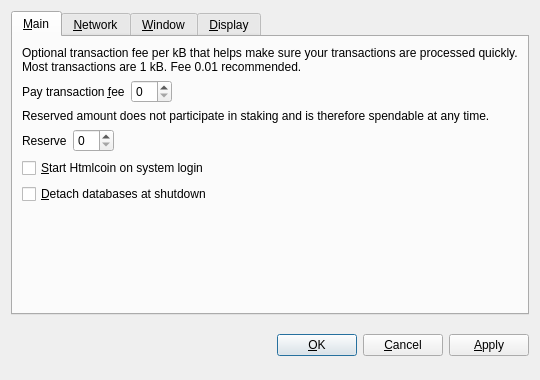
<?xml version="1.0" encoding="UTF-8"?>
<ui version="4.0">
 <class>OptionsDialog</class>
 <widget class="QDialog" name="OptionsDialog">
  <property name="geometry">
   <rect>
    <x>0</x>
    <y>0</y>
    <width>540</width>
    <height>380</height>
   </rect>
  </property>
  <property name="windowTitle">
   <string>Options</string>
  </property>
  <property name="modal">
   <bool>true</bool>
  </property>
  <layout class="QVBoxLayout" name="verticalLayout">
   <item>
    <widget class="QTabWidget" name="tabWidget">
     <property name="tabPosition">
      <enum>QTabWidget::North</enum>
     </property>
     <property name="currentIndex">
      <number>0</number>
     </property>
     <widget class="QWidget" name="tabMain">
      <attribute name="title">
       <string>&amp;Main</string>
      </attribute>
      <layout class="QVBoxLayout" name="verticalLayout_Main">
       <item>
        <widget class="QLabel" name="transactionFeeInfoLabel">
         <property name="text">
          <string>Optional transaction fee per kB that helps make sure your transactions are processed quickly. Most transactions are 1 kB. Fee 0.01 recommended.</string>
         </property>
         <property name="textFormat">
          <enum>Qt::PlainText</enum>
         </property>
         <property name="wordWrap">
          <bool>true</bool>
         </property>
        </widget>
       </item>
       <item>
        <layout class="QHBoxLayout" name="horizontalLayoutFee">
         <item>
          <widget class="QLabel" name="transactionFeeLabel">
           <property name="text">
            <string>Pay transaction &amp;fee</string>
           </property>
           <property name="textFormat">
            <enum>Qt::PlainText</enum>
           </property>
           <property name="buddy">
            <cstring>transactionFee</cstring>
           </property>
          </widget>
         </item>
         <item>
          <widget class="BitcoinAmountField" name="transactionFee"/>
         </item>
         <item>
          <spacer name="horizontalSpacerFee">
           <property name="orientation">
            <enum>Qt::Horizontal</enum>
           </property>
           <property name="sizeHint" stdset="0">
            <size>
             <width>40</width>
             <height>20</height>
            </size>
           </property>
          </spacer>
         </item>
        </layout>
       </item>
       <item>
        <widget class="QLabel" name="reserveBalanceInfoLabel">
         <property name="text">
          <string>Reserved amount does not participate in staking and is therefore spendable at any time.</string>
         </property>
         <property name="textFormat">
          <enum>Qt::PlainText</enum>
         </property>
         <property name="wordWrap">
          <bool>true</bool>
         </property>
        </widget>
       </item>
       <item>
        <layout class="QHBoxLayout" name="horizontalLayoutReserveBalance">
         <item>
          <widget class="QLabel" name="reserveBalanceLabel">
           <property name="text">
            <string>Reserve</string>
           </property>
           <property name="textFormat">
            <enum>Qt::PlainText</enum>
           </property>
           <property name="buddy">
            <cstring>reserveBalance</cstring>
           </property>
          </widget>
         </item>
         <item>
          <widget class="BitcoinAmountField" name="reserveBalance"/>
         </item>
         <item>
          <spacer name="horizontalSpacerReserveBalance">
           <property name="orientation">
            <enum>Qt::Horizontal</enum>
           </property>
           <property name="sizeHint" stdset="0">
            <size>
             <width>40</width>
             <height>20</height>
            </size>
           </property>
          </spacer>
         </item>
        </layout>
       </item>
       <item>
        <widget class="QCheckBox" name="bitcoinAtStartup">
         <property name="toolTip">
          <string>Automatically start Htmlcoin after logging in to the system.</string>
         </property>
         <property name="text">
          <string>&amp;Start Htmlcoin on system login</string>
         </property>
        </widget>
       </item>
       <item>
        <widget class="QCheckBox" name="detachDatabases">
         <property name="toolTip">
          <string>Detach block and address databases at shutdown. This means they can be moved to another data directory, but it slows down shutdown. The wallet is always detached.</string>
         </property>
         <property name="text">
          <string>&amp;Detach databases at shutdown</string>
         </property>
        </widget>
       </item>
       <item>
        <spacer name="verticalSpacer_Main">
         <property name="orientation">
          <enum>Qt::Vertical</enum>
         </property>
         <property name="sizeHint" stdset="0">
          <size>
           <width>20</width>
           <height>40</height>
          </size>
         </property>
        </spacer>
       </item>
      </layout>
     </widget>
     <widget class="QWidget" name="tabNetwork">
      <attribute name="title">
       <string>&amp;Network</string>
      </attribute>
      <layout class="QVBoxLayout" name="verticalLayout_Network">
       <item>
        <widget class="QCheckBox" name="mapPortUpnp">
         <property name="toolTip">
          <string>Automatically open the Htmlcoin client port on the router. This only works when your router supports UPnP and it is enabled.</string>
         </property>
         <property name="text">
          <string>Map port using &amp;UPnP</string>
         </property>
        </widget>
       </item>
       <item>
        <widget class="QCheckBox" name="connectSocks">
         <property name="toolTip">
          <string>Connect to the Htmlcoin network through a SOCKS proxy (e.g. when connecting through Tor).</string>
         </property>
         <property name="text">
          <string>&amp;Connect through SOCKS proxy:</string>
         </property>
        </widget>
       </item>
       <item>
        <layout class="QHBoxLayout" name="horizontalLayout_Network">
         <item>
          <widget class="QLabel" name="proxyIpLabel">
           <property name="text">
            <string>Proxy &amp;IP:</string>
           </property>
           <property name="textFormat">
            <enum>Qt::PlainText</enum>
           </property>
           <property name="buddy">
            <cstring>proxyIp</cstring>
           </property>
          </widget>
         </item>
         <item>
          <widget class="QValidatedLineEdit" name="proxyIp">
           <property name="maximumSize">
            <size>
             <width>140</width>
             <height>16777215</height>
            </size>
           </property>
           <property name="toolTip">
            <string>IP address of the proxy (e.g. 127.0.0.1)</string>
           </property>
          </widget>
         </item>
         <item>
          <widget class="QLabel" name="proxyPortLabel">
           <property name="text">
            <string>&amp;Port:</string>
           </property>
           <property name="textFormat">
            <enum>Qt::PlainText</enum>
           </property>
           <property name="buddy">
            <cstring>proxyPort</cstring>
           </property>
          </widget>
         </item>
         <item>
          <widget class="QLineEdit" name="proxyPort">
           <property name="maximumSize">
            <size>
             <width>55</width>
             <height>16777215</height>
            </size>
           </property>
           <property name="toolTip">
            <string>Port of the proxy (e.g. 9050)</string>
           </property>
          </widget>
         </item>
         <item>
          <widget class="QLabel" name="socksVersionLabel">
           <property name="text">
            <string>SOCKS &amp;Version:</string>
           </property>
           <property name="textFormat">
            <enum>Qt::PlainText</enum>
           </property>
           <property name="buddy">
            <cstring>socksVersion</cstring>
           </property>
          </widget>
         </item>
         <item>
          <widget class="QValueComboBox" name="socksVersion">
           <property name="toolTip">
            <string>SOCKS version of the proxy (e.g. 5)</string>
           </property>
          </widget>
         </item>
         <item>
          <spacer name="horizontalSpacer_Network">
           <property name="orientation">
            <enum>Qt::Horizontal</enum>
           </property>
           <property name="sizeHint" stdset="0">
            <size>
             <width>40</width>
             <height>20</height>
            </size>
           </property>
          </spacer>
         </item>
        </layout>
       </item>
       <item>
        <spacer name="verticalSpacer_Network">
         <property name="orientation">
          <enum>Qt::Vertical</enum>
         </property>
         <property name="sizeHint" stdset="0">
          <size>
           <width>20</width>
           <height>40</height>
          </size>
         </property>
        </spacer>
       </item>
      </layout>
     </widget>
     <widget class="QWidget" name="tabWindow">
      <attribute name="title">
       <string>&amp;Window</string>
      </attribute>
      <layout class="QVBoxLayout" name="verticalLayout_Window">
       <item>
        <widget class="QCheckBox" name="minimizeToTray">
         <property name="toolTip">
          <string>Show only a tray icon after minimizing the window.</string>
         </property>
         <property name="text">
          <string>&amp;Minimize to the tray instead of the taskbar</string>
         </property>
        </widget>
       </item>
       <item>
        <widget class="QCheckBox" name="minimizeOnClose">
         <property name="toolTip">
          <string>Minimize instead of exit the application when the window is closed. When this option is enabled, the application will be closed only after selecting Quit in the menu.</string>
         </property>
         <property name="text">
          <string>M&amp;inimize on close</string>
         </property>
        </widget>
       </item>
       <item>
        <spacer name="verticalSpacer_Window">
         <property name="orientation">
          <enum>Qt::Vertical</enum>
         </property>
         <property name="sizeHint" stdset="0">
          <size>
           <width>20</width>
           <height>40</height>
          </size>
         </property>
        </spacer>
       </item>
      </layout>
     </widget>
     <widget class="QWidget" name="tabDisplay">
      <attribute name="title">
       <string>&amp;Display</string>
      </attribute>
      <layout class="QVBoxLayout" name="verticalLayout_Display">
       <item>
        <layout class="QHBoxLayout" name="horizontalLayout_1_Display">
         <item>
          <widget class="QLabel" name="langLabel">
           <property name="text">
            <string>User Interface &amp;language:</string>
           </property>
           <property name="textFormat">
            <enum>Qt::PlainText</enum>
           </property>
           <property name="buddy">
            <cstring>lang</cstring>
           </property>
          </widget>
         </item>
         <item>
          <widget class="QValueComboBox" name="lang">
           <property name="toolTip">
            <string>The user interface language can be set here. This setting will take effect after restarting Htmlcoin.</string>
           </property>
          </widget>
         </item>
        </layout>
       </item>
       <item>
        <layout class="QHBoxLayout" name="horizontalLayout_2_Display">
         <item>
          <widget class="QLabel" name="unitLabel">
           <property name="text">
            <string>&amp;Unit to show amounts in:</string>
           </property>
           <property name="textFormat">
            <enum>Qt::PlainText</enum>
           </property>
           <property name="buddy">
            <cstring>unit</cstring>
           </property>
          </widget>
         </item>
         <item>
          <widget class="QValueComboBox" name="unit">
           <property name="toolTip">
            <string>Choose the default subdivision unit to show in the interface and when sending coins.</string>
           </property>
          </widget>
         </item>
        </layout>
       </item>
       <item>
        <widget class="QCheckBox" name="displayAddresses">
         <property name="toolTip">
          <string>Whether to show Htmlcoin addresses in the transaction list or not.</string>
         </property>
         <property name="text">
          <string>&amp;Display addresses in transaction list</string>
         </property>
        </widget>
       </item>
       <item>
        <widget class="QCheckBox" name="coinControlFeatures">
         <property name="toolTip">
          <string>Whether to show coin control features or not.</string>
         </property>
         <property name="text">
          <string>Display coin &amp;control features (experts only!)</string>
         </property>
        </widget>
       </item>
       <item>
        <spacer name="verticalSpacer_Display">
         <property name="orientation">
          <enum>Qt::Vertical</enum>
         </property>
         <property name="sizeHint" stdset="0">
          <size>
           <width>20</width>
           <height>40</height>
          </size>
         </property>
        </spacer>
       </item>
      </layout>
     </widget>
    </widget>
   </item>
   <item>
    <layout class="QHBoxLayout" name="horizontalLayout_Buttons">
     <item>
      <spacer name="horizontalSpacer_1">
       <property name="orientation">
        <enum>Qt::Horizontal</enum>
       </property>
       <property name="sizeHint" stdset="0">
        <size>
         <width>40</width>
         <height>48</height>
        </size>
       </property>
      </spacer>
     </item>
     <item>
      <widget class="QLabel" name="statusLabel">
       <property name="font">
        <font>
         <weight>75</weight>
         <bold>true</bold>
        </font>
       </property>
       <property name="text">
        <string/>
       </property>
       <property name="textFormat">
        <enum>Qt::PlainText</enum>
       </property>
       <property name="wordWrap">
        <bool>true</bool>
       </property>
      </widget>
     </item>
     <item>
      <spacer name="horizontalSpacer_2">
       <property name="orientation">
        <enum>Qt::Horizontal</enum>
       </property>
       <property name="sizeHint" stdset="0">
        <size>
         <width>40</width>
         <height>48</height>
        </size>
       </property>
      </spacer>
     </item>
     <item>
      <widget class="QPushButton" name="okButton">
       <property name="text">
        <string>&amp;OK</string>
       </property>
      </widget>
     </item>
     <item>
      <widget class="QPushButton" name="cancelButton">
       <property name="text">
        <string>&amp;Cancel</string>
       </property>
       <property name="autoDefault">
        <bool>false</bool>
       </property>
      </widget>
     </item>
     <item>
      <widget class="QPushButton" name="applyButton">
       <property name="text">
        <string>&amp;Apply</string>
       </property>
       <property name="autoDefault">
        <bool>false</bool>
       </property>
      </widget>
     </item>
    </layout>
   </item>
  </layout>
 </widget>
 <customwidgets>
  <customwidget>
   <class>BitcoinAmountField</class>
   <extends>QSpinBox</extends>
   <header>bitcoinamountfield.h</header>
  </customwidget>
  <customwidget>
   <class>QValueComboBox</class>
   <extends>QComboBox</extends>
   <header>qvaluecombobox.h</header>
  </customwidget>
  <customwidget>
   <class>QValidatedLineEdit</class>
   <extends>QLineEdit</extends>
   <header>qvalidatedlineedit.h</header>
  </customwidget>
 </customwidgets>
 <resources/>
 <connections/>
</ui>
